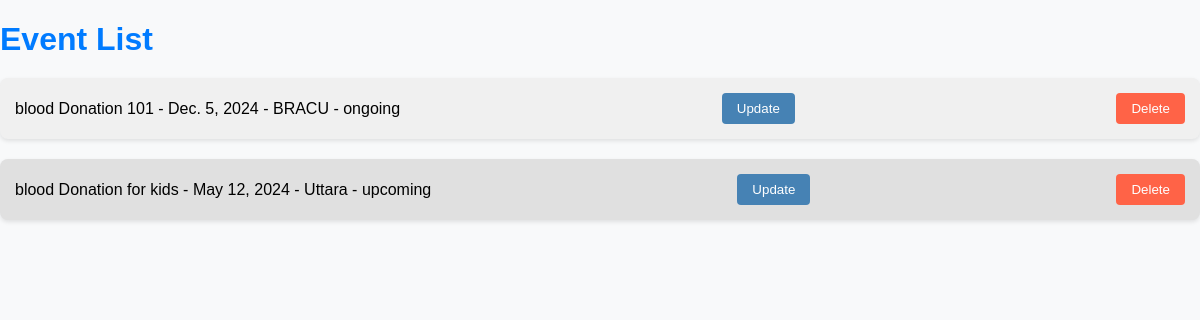
Page /events/ on the earlier database version.
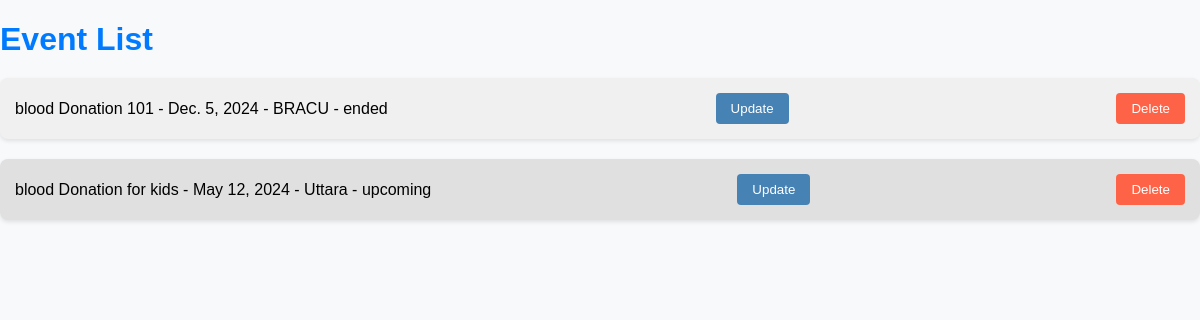
Same page on the later database version.
### APPUniflow/models.py (models this page shows, shortened)
class Event(models.Model):
    STATUS_CHOICES = (
        ('ongoing', 'On Going'),
        ('upcoming', 'Upcoming'),
        ('ended', 'Ended'),
    )
    name = models.CharField(max_length=100)
    date = models.DateField()
    location = models.CharField(max_length=200)
    status = models.CharField(max_length=20, choices=STATUS_CHOICES)

### APPUniflow/views.py (the view)
# urls.py: path('events/', views.event_list, name='event_list'),  # Event list
def event_list(request):
    events = Event.objects.all()
    return render(request, 'event_list.html', {'events': events})

### APPUniflow/templates/event_list.html (shortened to what this page needs)
<!DOCTYPE html>
<html lang="en">
<head>
    <link rel="stylesheet" href="/static/css/event_list.css">
</head>
<body>
    <h1>Event List</h1>
    <ul class="event-list">
        {% for event in events %}
            <li class="event-item">
                <div>
                    {{ event.name }} - {{ event.date }} - {{ event.location }} - {{ event.status }}
                </div>
                <div>
                    <form action="{% url 'update_event' event.id %}" method="get">
                        <button class="update-btn" type="submit">Update</button>
                    </form>
                </div>
                <div>
                    <form class="delete-form" action="{% url 'delete_event' event.id %}" method="post">
                        <button class="delete-btn" type="submit">Delete</button>
                    </form>
                </div>
            </li>
        {% endfor %}
    </ul>
</body>
</html>

Differences in the rows shown:
changed Event "blood Donation 101": status "ongoing" → "ended"
